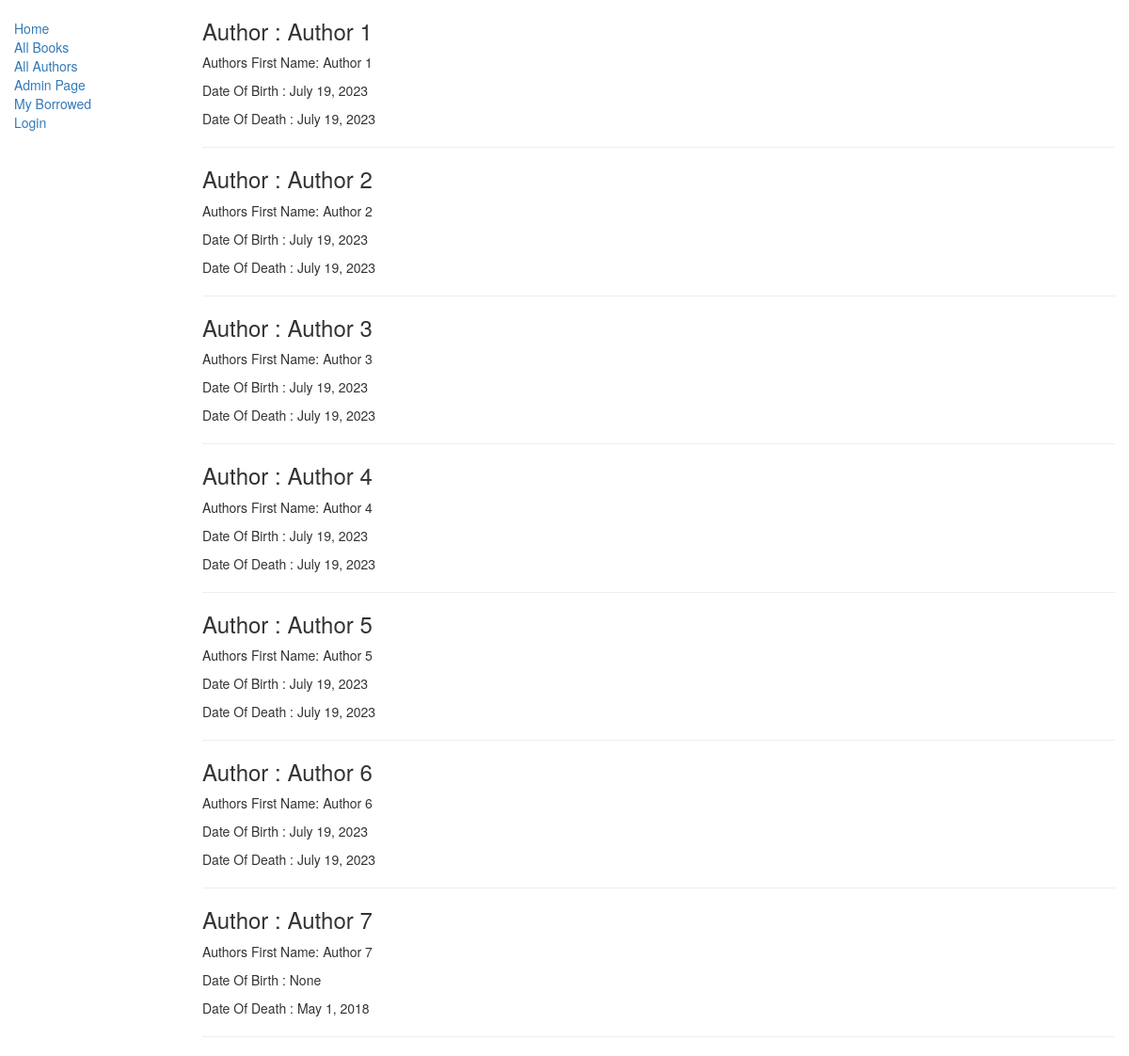
The page /catalog/authors on the database its author committed.
### catalog/models.py (models this page shows, shortened)
class Author(models.Model):
    first_name = models.CharField(max_length=100)
    last_name = models.CharField(max_length=100)
    date_of_birth = models.DateField(null=True, blank=True)
    date_of_death = models.DateField('Died', null=True, blank=True)
    class Meta:
        ordering = ["last_name", "first_name"]

### catalog/views.py (the view)
# urls.py: path('authors', views.AuthorListView.as_view(), name='authors'),
class AuthorListView(generic.ListView):
    model = models.Author
    template_name = 'catalog/author_list.html'

### catalog/templates/catalog/author_list.html
{% extends "catalog/base_generic.html" %}
{% block content %}
  {% for author in author_list%}
    <h3> Author : {{ author.last_name }}</h3>
    <P> Authors First Name: {{ author.first_name }}</P>
    <p> Date Of Birth : {{author.date_of_birth }}</p>
    <p>Date Of Death : {{author.date_of_death}}</p>
    <hr>
  {% endfor %}
{% endblock %}

### rows shown on the page
Author: last_name "Author 1", first_name "Author 1", date_of_birth "July 19, 2023", date_of_death "July 19, 2023"
Author: last_name "Author 2", first_name "Author 2", date_of_birth "July 19, 2023", date_of_death "July 19, 2023"
Author: last_name "Author 3", first_name "Author 3", date_of_birth "July 19, 2023", date_of_death "July 19, 2023"
Author: last_name "Author 4", first_name "Author 4", date_of_birth "July 19, 2023", date_of_death "July 19, 2023"
Author: last_name "Author 5", first_name "Author 5", date_of_birth "July 19, 2023", date_of_death "July 19, 2023"
Author: last_name "Author 6", first_name "Author 6", date_of_birth "July 19, 2023", date_of_death "July 19, 2023"
Author: last_name "Author 7", first_name "Author 7", date_of_birth "None", date_of_death "May 1, 2018"
